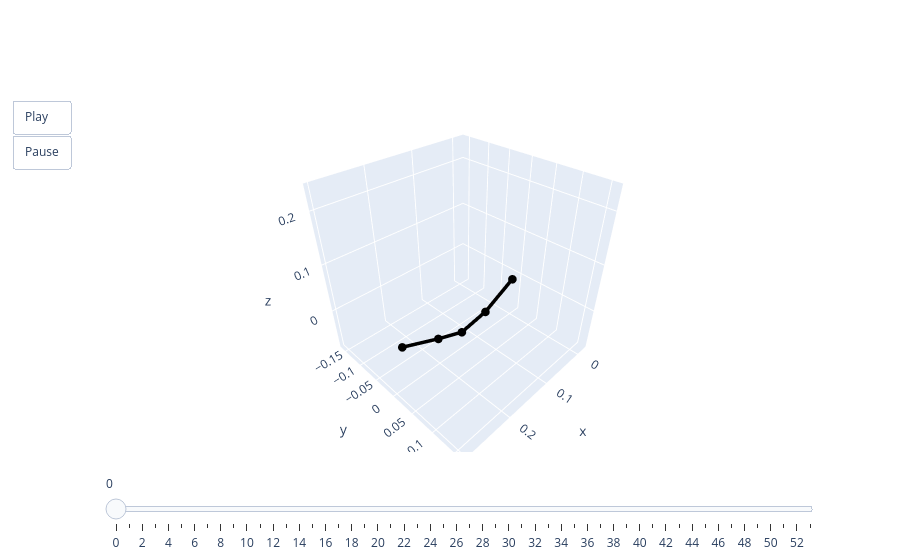

Source (notebook cell):
### Code cell
animate(valid.qs[1])

### Figure 1 — Plotly figure (JSON) as saved in the notebook; plotly's stock layout.template omitted (floating-point values rounded to 4 significant figures)
{"data": [{"line": {"color": "black", "width": 7}, "marker": {"size": 5}, "mode": "lines+markers", "type": "scatter3d", "x": [0, 0.07805, 0.1428, 0.2014, 0.2786], "y": [0, 0, 0, 0, 0], "z": [0, -0.03862, -0.04987, -0.02738, 0.006104]}], "layout": {"scene": {"aspectmode": "cube", "xaxis": {"autorange": false, "range": [-0.02793, 0.3072]}, "yaxis": {"autorange": false, "range": [-0.1676, 0.1676]}, "zaxis": {"autorange": false, "range": [-0.08994, 0.2452]}}, "sliders": [{"steps": [{"args": [["0"], {"frame": {"duration": 0, "redraw": true}, "mode": "immediate"}], "label": "0", "method": "animate"}, {"args": [["1"], {"frame": {"duration": 0, "redraw": true}, "mode": "immediate"}], "label": "1", "method": "animate"}, {"args": [["2"], {"frame": {"duration": 0, "redraw": true}, "mode": "immediate"}], "label": "2", "method": "animate"}, {"args": [["3"], {"frame": {"duration": 0, "redraw": true}, "mode": "immediate"}], "label": "3", "method": "animate"}, {"args": [["4"], {"frame": {"duration": 0, "redraw": true}, "mode": "immediate"}], "label": "4", "method": "animate"}, {"args": [["5"], {"frame": {"duration": 0, "redraw": true}, "mode": "immediate"}], "label": "5", "method": "animate"}, {"args": [["6"], {"frame": {"duration": 0, "redraw": true}, "mode": "immediate"}], "label": "6", "method": "animate"}, {"args": [["7"], {"frame": {"duration": 0, "redraw": true}, "mode": "immediate"}], "label": "7", "method": "animate"}, {"args": [["8"], {"frame": {"duration": 0, "redraw": true}, "mode": "immediate"}], "label": "8", "method": "animate"}, {"args": [["9"], {"frame": {"duration": 0, "redraw": true}, "mode": "immediate"}], "label": "9", "method": "animate"}, {"args": [["10"], {"frame": {"duration": 0, "redraw": true}, "mode": "immediate"}], "label": "10", "method": "animate"}, {"args": [["11"], {"frame": {"duration": 0, "redraw": true}, "mode": "immediate"}], "label": "11", "method": "animate"}, {"args": [["12"], {"frame": {"duration": 0, "redraw": true}, "mode": "immediate"}], "label": "12", "method": "animate"}, {"args": [["13"], {"frame": {"duration": 0, "redraw": true}, "mode": "immediate"}], "label": "13", "method": "animate"}, {"args": [["14"], {"frame": {"duration": 0, "redraw": true}, "mode": "immediate"}], "label": "14", "method": "animate"}, {"args": [["15"], {"frame": {"duration": 0, "redraw": true}, "mode": "immediate"}], "label": "15", "method": "animate"}, {"args": [["16"], {"frame": {"duration": 0, "redraw": true}, "mode": "immediate"}], "label": "16", "method": "animate"}, {"args": [["17"], {"frame": {"duration": 0, "redraw": true}, "mode": "immediate"}], "label": "17", "method": "animate"}, {"args": [["18"], {"frame": {"duration": 0, "redraw": true}, "mode": "immediate"}], "label": "18", "method": "animate"}, {"args": [["19"], {"frame": {"duration": 0, "redraw": true}, "mode": "immediate"}], "label": "19", "method": "animate"}, {"args": [["20"], {"frame": {"duration": 0, "redraw": true}, "mode": "immediate"}], "label": "20", "method": "animate"}, {"args": [["21"], {"frame": {"duration": 0, "redraw": true}, "mode": "immediate"}], "label": "21", "method": "animate"}, {"args": [["22"], {"frame": {"duration": 0, "redraw": true}, "mode": "immediate"}], "label": "22", "method": "animate"}, {"args": [["23"], {"frame": {"duration": 0, "redraw": true}, "mode": "immediate"}], "label": "23", "method": "animate"}, {"args": [["24"], {"frame": {"duration": 0, "redraw": true}, "mode": "immediate"}], "label": "24", "method": "animate"}, {"args": [["25"], {"frame": {"duration": 0, "redraw": true}, "mode": "immediate"}], "label": "25", "method": "animate"}, {"args": [["26"], {"frame": {"duration": 0, "redraw": true}, "mode": "immediate"}], "label": "26", "method": "animate"}, {"args": [["27"], {"frame": {"duration": 0, "redraw": true}, "mode": "immediate"}], "label": "27", "method": "animate"}, {"args": [["28"], {"frame": {"duration": 0, "redraw": true}, "mode": "immediate"}], "label": "28", "method": "animate"}, {"args": [["29"], {"frame": {"duration": 0, "redraw": true}, "mode": "immediate"}], "label": "29", "method": "animate"}, {"args": [["30"], {"frame": {"duration": 0, "redraw": true}, "mode": "immediate"}], "label": "30", "method": "animate"}, {"args": [["31"], {"frame": {"duration": 0, "redraw": true}, "mode": "immediate"}], "label": "31", "method": "animate"}, {"args": [["32"], {"frame": {"duration": 0, "redraw": true}, "mode": "immediate"}], "label": "32", "method": "animate"}, {"args": [["33"], {"frame": {"duration": 0, "redraw": true}, "mode": "immediate"}], "label": "33", "method": "animate"}, {"args": [["34"], {"frame": {"duration": 0, "redraw": true}, "mode": "immediate"}], "label": "34", "method": "animate"}, {"args": [["35"], {"frame": {"duration": 0, "redraw": true}, "mode": "immediate"}], "label": "35", "method": "animate"}, {"args": [["36"], {"frame": {"duration": 0, "redraw": true}, "mode": "immediate"}], "label": "36", "method": "animate"}, {"args": [["37"], {"frame": {"duration": 0, "redraw": true}, "mode": "immediate"}], "label": "37", "method": "animate"}, {"args": [["38"], {"frame": {"duration": 0, "redraw": true}, "mode": "immediate"}], "label": "38", "method": "animate"}, {"args": [["39"], {"frame": {"duration": 0, "redraw": true}, "mode": "immediate"}], "label": "39", "method": "animate"}, {"args": [["40"], {"frame": {"duration": 0, "redraw": true}, "mode": "immediate"}], "label": "40", "method": "animate"}, {"args": [["41"], {"frame": {"duration": 0, "redraw": true}, "mode": "immediate"}], "label": "41", "method": "animate"}, {"args": [["42"], {"frame": {"duration": 0, "redraw": true}, "mode": "immediate"}], "label": "42", "method": "animate"}, {"args": [["43"], {"frame": {"duration": 0, "redraw": true}, "mode": "immediate"}], "label": "43", "method": "animate"}, {"args": [["44"], {"frame": {"duration": 0, "redraw": true}, "mode": "immediate"}], "label": "44", "method": "animate"}, {"args": [["45"], {"frame": {"duration": 0, "redraw": true}, "mode": "immediate"}], "label": "45", "method": "animate"}, {"args": [["46"], {"frame": {"duration": 0, "redraw": true}, "mode": "immediate"}], "label": "46", "method": "animate"}, {"args": [["47"], {"frame": {"duration": 0, "redraw": true}, "mode": "immediate"}], "label": "47", "method": "animate"}, {"args": [["48"], {"frame": {"duration": 0, "redraw": true}, "mode": "immediate"}], "label": "48", "method": "animate"}, {"args": [["49"], {"frame": {"duration": 0, "redraw": true}, "mode": "immediate"}], "label": "49", "method": "animate"}, {"args": [["50"], {"frame": {"duration": 0, "redraw": true}, "mode": "immediate"}], "label": "50", "method": "animate"}, {"args": [["51"], {"frame": {"duration": 0, "redraw": true}, "mode": "immediate"}], "label": "51", "method": "animate"}, {"args": [["52"], {"frame": {"duration": 0, "redraw": true}, "mode": "immediate"}], "label": "52", "method": "animate"}, {"args": [["53"], {"frame": {"duration": 0, "redraw": true}, "mode": "immediate"}], "label": "53", "method": "animate"}]}], "updatemenus": [{"buttons": [{"args": [null, {"frame": {"duration": 50, "redraw": true}, "fromcurrent": true}], "label": "Play", "method": "animate"}, {"args": [[null], {"frame": {"duration": 0, "redraw": true}, "mode": "immediate"}], "label": "Pause", "method": "animate"}], "showactive": false, "type": "buttons"}]}}
